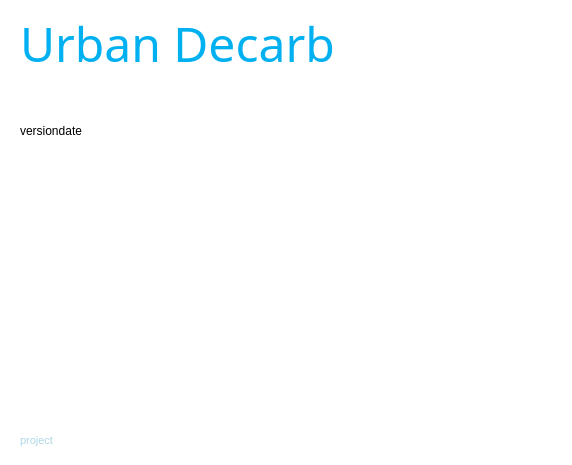
<?xml version="1.0" encoding="UTF-8"?>
<ui version="4.0">
 <class>AboutDialog</class>
 <widget class="QDialog" name="AboutDialog">
  <property name="geometry">
   <rect>
    <x>0</x>
    <y>0</y>
    <width>572</width>
    <height>465</height>
   </rect>
  </property>
  <property name="windowTitle">
   <string>About</string>
  </property>
  <property name="windowIcon">
   <iconset>
    <normaloff>icons/about.png</normaloff>icons/about.png</iconset>
  </property>
  <property name="styleSheet">
   <string notr="true">background-color:white;</string>
  </property>
  <widget class="QLabel" name="lblHeader">
   <property name="geometry">
    <rect>
     <x>20</x>
     <y>10</y>
     <width>501</width>
     <height>61</height>
    </rect>
   </property>
   <property name="font">
    <font>
     <family>Arial Rounded MT Bold</family>
    </font>
   </property>
   <property name="styleSheet">
    <string notr="true"/>
   </property>
   <property name="text">
    <string>&lt;html&gt;&lt;head/&gt;&lt;body&gt;&lt;p&gt;&lt;span style=&quot; font-family:'Arial Rounded MT Bold'; font-size:36pt; color:#00b0f0;&quot;&gt;Urban Decarb&lt;/span&gt;&lt;/p&gt;&lt;/body&gt;&lt;/html&gt;</string>
   </property>
  </widget>
  <widget class="QLabel" name="lblVersionDate">
   <property name="geometry">
    <rect>
     <x>20</x>
     <y>110</y>
     <width>421</width>
     <height>41</height>
    </rect>
   </property>
   <property name="text">
    <string>versiondate</string>
   </property>
  </widget>
  <widget class="QLabel" name="lblActiveProject">
   <property name="geometry">
    <rect>
     <x>20</x>
     <y>430</y>
     <width>361</width>
     <height>21</height>
    </rect>
   </property>
   <property name="text">
    <string>&lt;html&gt;&lt;head/&gt;&lt;body&gt;&lt;p&gt;&lt;span style=&quot; font-family:Arial Rounded MT Bold'; font-size:8pt;color:lightblue;&quot;&gt;project &lt;/span&gt;&lt;/p&gt;&lt;/body&gt;&lt;/html&gt;</string>
   </property>
  </widget>
  <widget class="QLabel" name="lblLogo">
   <property name="geometry">
    <rect>
     <x>410</x>
     <y>420</y>
     <width>150</width>
     <height>31</height>
    </rect>
   </property>
   <property name="text">
    <string/>
   </property>
  </widget>
 </widget>
 <resources/>
 <connections/>
</ui>
